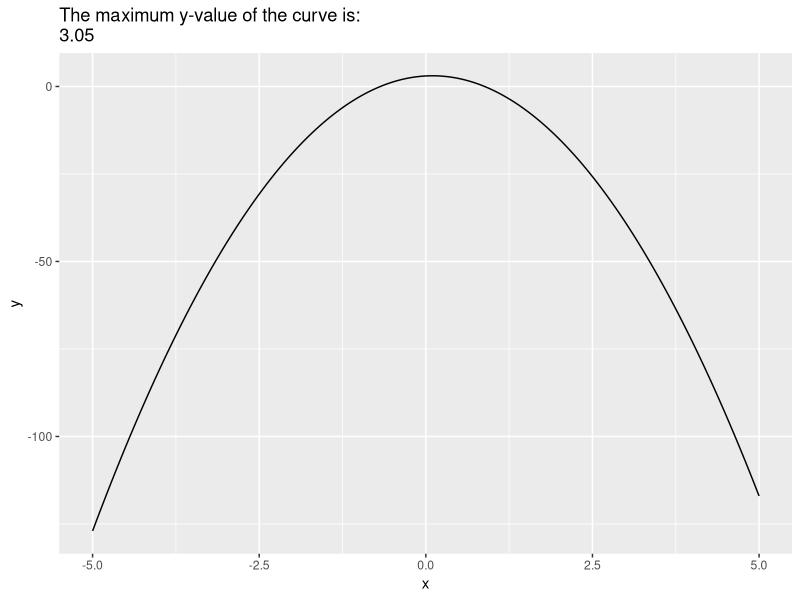

The R source for this figure:
## ---- chunk 1
library(tidyverse)
## ---- chunk 2
adjective <- 'frightful'
paste('The weather oustide is', adjective)
## ---- chunk 3
x <- seq(-5, 5, 0.01)
y <- -5*x**2 + x + 3 
df <- tibble(x = x, y = y)

title <- paste0("The maximum y-value of the curve is: \n", max(y))

ggplot(df, aes(x = x, y = y)) + 
  geom_line() + 
  labs(title = title)
## ---- chunk 4
vals <- rnorm(1000)

sprintf('The mean is %.3f and the standard deviation is %.3f', mean(vals), sd(vals))
